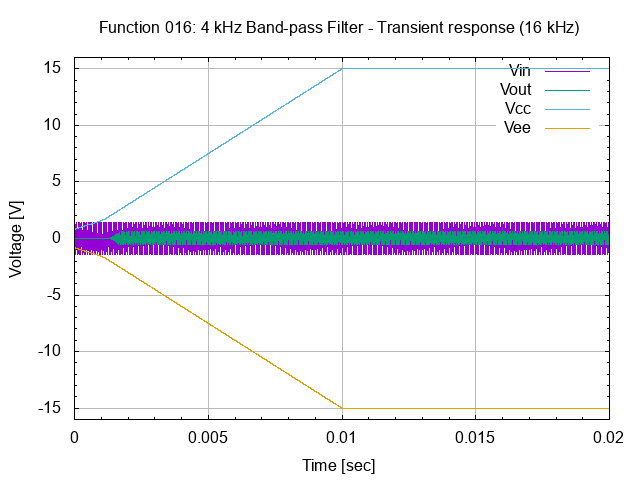

This figure's gnuplot source:
# set terminal
set term png

# set graph
set output "26.016.00.01.02.02.png"
set title "Function 016: 4 kHz Band-pass Filter - Transient response (16 kHz)"

# setup Y-axis
set yrange [-16:16]
set grid ytics lt 1 lw 1 lc rgb "#bbbbbb"
set mytics
set ylabel "Voltage [V]"

# setup X-axis
set grid xtics lt 1 lw 1 lc rgb "#bbbbbb"
set mxtics
set xrange [0:0.02]
set xlabel "Time [sec]"

# setup plot style
set style data lines
plot '26.016.00.01.02.dat' using 1:2 title "Vin", \
     '26.016.00.01.02.dat' using 1:3 title "Vout", \
     '26.016.00.01.02.dat' using 1:4 title "Vcc", \
     '26.016.00.01.02.dat' using 1:5 title "Vee"

# set output back to default
set output

# reset terminal type
set terminal pop
